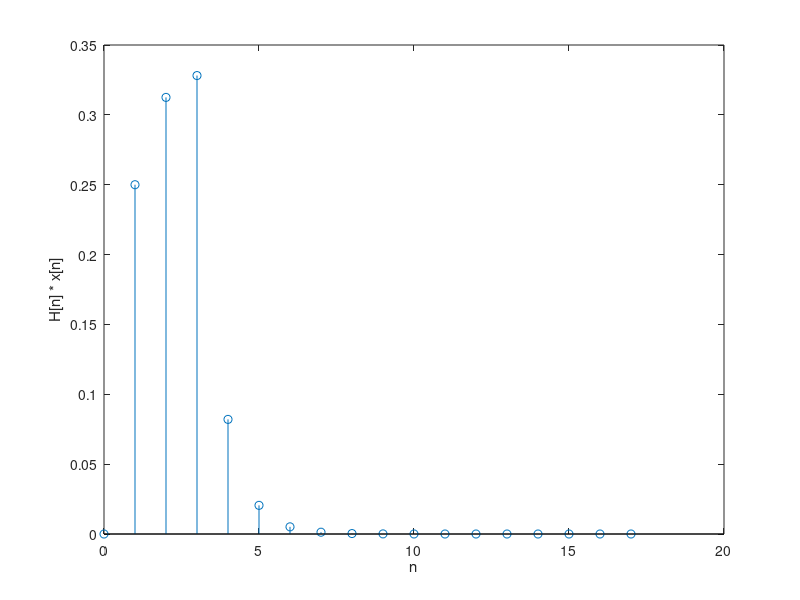

Source code (MATLAB):
% ELEC342 LAB1, Part II Question 2


clc;
clear;

n = [0:9];

x = zeros(1,10);
x(2:4) = 1

for ind=1:9
    h(ind)=(1/4)^ind;
end
disp(h)

C = conv(h,x)
size_fn = size(h);
size_x = size(x);
size_conv = size_fn(2) + size_x(2) - 2
index_conv = [ 0:size_conv ]

stem(index_conv,C)
xlabel(' n ')
ylabel(' H[n] * x[n] ')
